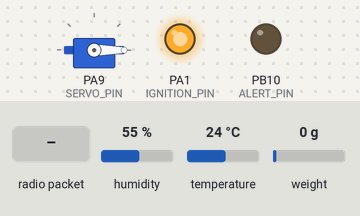
This sketch was run on a simulated STM32 Blue Pill. On the bench: servo, output pins drawn as LEDs (lit = HIGH). Inputs (shaded band) come from the test bench; at power-on: humidity 55 %, temperature 24 °C, weight on the scale 0 g. No radio packets arrive unless stated; what the sketch prints to the serial monitor is not drawn.

Above: at 7.9 s.
8.0 s: radio packet "A" arrives
At 8.6 s:
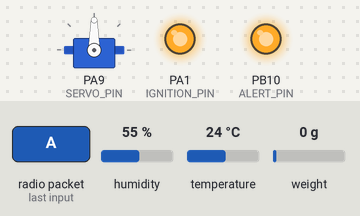
At 9.4 s:
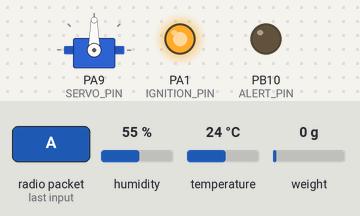
10.6 s: radio packet "S" arrives
At 11.3 s:
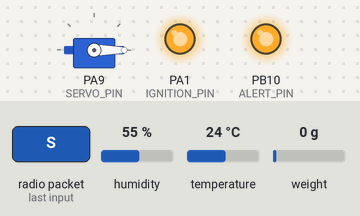
Timing chart, 0 to 13.6 s (numbered marks = the images above; inputs shaded):
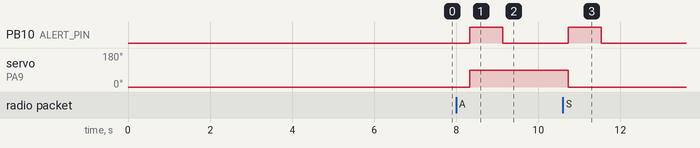

The sketch:

LaunchPadCKT.ino
```cpp
/**
 * DhumketuX LaunchPad (STM32 Bluepill) — ASCII CSV over LoRa
 * Author: Prepared for DhumketuX by ChatGPT (GPT-5 Thinking)
 *
 * CSV line ~10 Hz: "thrustN,tempC,humidity%,state"
 * Commands from GS: Z(handshake beep), A(arm), S(safe), L(30s countdown), T(test tone)
 *
 * Pin map (matches your latest share):
 *   LoRa RA-02  : CS=PA4, RST=PA3, DIO0=PA2   (SCK/MISO/MOSI = PA5/PA6/PA7)
 *   HX711       : DOUT=PB0, SCK=PB1
 *   DHT22       : DATA=PA8
 *   SafetyServo : PWM=PA9  (0°=locked, 90°=armed)
 *   Ignition    : PC13 (active-LOW, 300 ms pulse)
 *   Alert/Buzzer: PB10 (HIGH=on)
 *
 * Notes:
 * - Keep proper 433 MHz antennas on both RA-02 units.
 * - Power RA-02 from a solid 3.3 V rail.
 * - Calibrate HX711 (set hx_scale) in the field for accurate Newtons.
 */

#include <SPI.h>
#include <LoRa.h>
#include <Servo.h>
#include <DHT.h>
#include <HX711.h>

// ======== Pin map ========
#define LORA_CS_PIN       PA4
#define LORA_RST_PIN      PA3
#define LORA_DIO0_PIN     PA2

#define HX_DOUT_PIN       PB0
#define HX_SCK_PIN        PB1

#define DHT_PIN           PB15
#define DHT_TYPE          DHT22

#define SERVO_PIN         PA9
#define IGNITION_PIN      PA1      // Active-LOW relay
#define ALERT_PIN         PB10      // Buzzer/LED

// ======== LoRa radio ========
#define LORA_FREQ_HZ      433E6
#define LORA_SF           10        // must match GS
#define LORA_CR_DEN       5         // coding rate 4/5
// keep bandwidth/syncword defaults to match GS defaults
#define LORA_TX_POWER     10        // 2..20 (RA-02 PA_BOOST)

// ======== Timing ========
#define TELEMETRY_MS      100UL     // ~10 Hz CSV
#define SENSOR_MS         2000UL    // DHT refresh
#define COUNTDOWN_MS      30000UL
#define IGNITION_PULSE_MS 300UL
#define FEEDBACK_PULSE_MS 50UL
#define HANDSHAKE_BEEP_MS 500UL

// ======== Servo positions ========
#define SERVO_LOCK_DEG    0
#define SERVO_ARM_DEG     90

// ======== State machine ========
enum State : uint8_t {
  DISARMED = 0,
  ARMED    = 1,
  COUNTDOWN = 2,
  IGNITION = 3
};

State state = DISARMED;

// ======== Globals ========
DHT dht(DHT_PIN, DHT_TYPE);
HX711 hx;
Servo safetyServo;

unsigned long t_lastTx = 0;
unsigned long t_lastSense = 0;
unsigned long t_sequence = 0;
unsigned long t_cmdPulse = 0;

float g_temp = 27.0f;   // seeded for normal-looking values
float g_humi = 55.0f;   // seeded for normal-looking values
float g_thrustN = 0.0f;

long  hx_offset = 0;         // tare offset (set at boot)
float hx_scale  = 100000.0f; // placeholder; set in field: counts per kg

// thrust smoothing
#define THR_AVG_N 8
float thr_hist[THR_AVG_N] = {0};
uint8_t thr_idx = 0;
uint8_t thr_count = 0;

// ======== Helpers ========
static void setSafety(bool locked) {
  if (!safetyServo.attached()) safetyServo.attach(SERVO_PIN);
  safetyServo.write(locked ? SERVO_LOCK_DEG : SERVO_ARM_DEG);
}

static void pulseAlert(unsigned ms) {
  digitalWrite(ALERT_PIN, HIGH);
  delay(ms);
  digitalWrite(ALERT_PIN, LOW);
}

static float readThrustN_raw() {
  long raw = hx.read_average(8);
  long net = raw - hx_offset;
  float mass_kg = (float)net / hx_scale;   // requires field calibration
  float N = mass_kg * 9.81f;
  if (N < 0) N = 0;                         // no negative thrust
  return N;
}

static float smoothThrust(float sampleN) {
  thr_hist[thr_idx] = sampleN;
  thr_idx = (thr_idx + 1) % THR_AVG_N;
  if (thr_count < THR_AVG_N) thr_count++;

  float sum = 0;
  for (uint8_t i = 0; i < thr_count; i++) sum += thr_hist[i];
  float avg = sum / (float)thr_count;

  // Optional tiny-noise floor clamp
  if (avg < 0.05f) avg = 0.0f; // <0.05 N treated as zero
  return avg;
}

static void readEnv() {
  float t = dht.readTemperature();
  float h = dht.readHumidity();
  // keep last good to avoid NaN holes
  if (!isnan(t)) g_temp = t;
  if (!isnan(h)) g_humi = h;
}

static void sendCSV() {
  // compute thrust → smooth → send
  float rawN = readThrustN_raw();
  g_thrustN = smoothThrust(rawN);

  // sanitize in case of edge anomalies
  float th = isnan(g_thrustN) ? 0.0f : g_thrustN;
  float tp = isnan(g_temp)    ? 27.0f : g_temp;
  float hm = isnan(g_humi)    ? 55.0f : g_humi;

  LoRa.beginPacket();
  LoRa.print(th, 2); LoRa.print(',');
  LoRa.print(tp, 1); LoRa.print(',');
  LoRa.print(hm, 1); LoRa.print(',');
  LoRa.print((int)state);
  LoRa.endPacket(true);
}

// ======== Command handling ========
static void handleCommand(uint8_t c) {
  const unsigned long now = millis();
  switch (c) {
    case 'Z':  // handshake/beep
      t_cmdPulse = now;
      pulseAlert(HANDSHAKE_BEEP_MS);
      break;

    case 'A':  // arm
      if (state == DISARMED) {
        state = ARMED;
        setSafety(false);
      }
      t_cmdPulse = now;
      break;

    case 'S':  // safe/disarm
      state = DISARMED;
      setSafety(true);
      digitalWrite(IGNITION_PIN, HIGH); // ensure off
      t_cmdPulse = now;
      break;

    case 'L':  // 30 s countdown then ignition
      if (state == ARMED) {
        state = COUNTDOWN;
        t_sequence = now;
      }
      t_cmdPulse = now;
      break;

    case 'T':  // 4 s test tone/flash while armed
      if (state == ARMED) {
        pulseAlert(4000);
      }
      t_cmdPulse = now;
      break;

    default:
      break;
  }
}

static void pollLoRaRx() {
  int sz = LoRa.parsePacket();
  if (sz <= 0) return;
  int last = -1;
  while (LoRa.available()) last = LoRa.read();
  if (last >= 0) handleCommand((uint8_t)last);
}

// ======== Sequences ========
static void runSequences() {
  const unsigned long now = millis();

  if (state == COUNTDOWN) {
    unsigned long elapsed = now - t_sequence;
    if (elapsed >= COUNTDOWN_MS) {
      state = IGNITION;
      t_sequence = now;
    } else {
      // gentle tick (visual) during countdown
      static unsigned long t_lastBlink = 0;
      unsigned long remain = COUNTDOWN_MS - elapsed;
      unsigned long interval = (remain > 10000UL) ? 1000UL : 200UL;
      if (now - t_lastBlink >= interval) {
        digitalWrite(ALERT_PIN, HIGH);
        delay(60);
        digitalWrite(ALERT_PIN, LOW);
        t_lastBlink = now;
      }
    }
  }

  if (state == IGNITION) {
    if (now - t_sequence < IGNITION_PULSE_MS) {
      digitalWrite(IGNITION_PIN, LOW);  // active-LOW pulse
      digitalWrite(ALERT_PIN, HIGH);
    } else {
      digitalWrite(IGNITION_PIN, HIGH);
      digitalWrite(ALERT_PIN, LOW);
      state = DISARMED;                 // auto-safe
      setSafety(true);
    }
  }

  // brief visual pulse on recent command (if not igniting)
  if (state != IGNITION) {
    if (now - t_cmdPulse < FEEDBACK_PULSE_MS) digitalWrite(ALERT_PIN, HIGH);
    else digitalWrite(ALERT_PIN, LOW);
  }
}

// ======== Arduino lifecycle ========
void setup() {
  pinMode(ALERT_PIN, OUTPUT);
  digitalWrite(ALERT_PIN, LOW);

  pinMode(IGNITION_PIN, OUTPUT);
  digitalWrite(IGNITION_PIN, HIGH); // idle HIGH (inactive for active-LOW)

  Serial.begin(115200);

  // Sensors
  dht.begin();
  hx.begin(HX_DOUT_PIN, HX_SCK_PIN);
  delay(300);
  // Tare HX711
  long sum = 0;
  for (int i = 0; i < 16; i++) sum += hx.read_average(4);
  hx_offset = sum / 16;

  // Seed smoothing buffer to zero thrust
  for (uint8_t i = 0; i < THR_AVG_N; i++) thr_hist[i] = 0.0f;

  // Safety locked on boot
  setSafety(true);

  // LoRa
  LoRa.setPins(LORA_CS_PIN, LORA_RST_PIN, LORA_DIO0_PIN);
  if (!LoRa.begin(LORA_FREQ_HZ)) {
    // Fatal: steady blink forever
    while (1) {
      digitalWrite(ALERT_PIN, HIGH); delay(200);
      digitalWrite(ALERT_PIN, LOW);  delay(200);
    }
  }
  LoRa.setSpreadingFactor(LORA_SF);
  LoRa.setCodingRate4(LORA_CR_DEN);
  LoRa.setTxPower(LORA_TX_POWER);

  // First env snapshot
  readEnv();

  Serial.println("LP ready: ASCII CSV @ 433E6, SF10, CR4/5 (DhumketuX).");
}

void loop() {
  const unsigned long now = millis();

  runSequences();

  if (now - t_lastSense >= SENSOR_MS) {
    t_lastSense = now;
    readEnv();
  }

  if (now - t_lastTx >= TELEMETRY_MS) {
    t_lastTx = now;
    sendCSV();
  }

  pollLoRaRx();
}
```

Measured:
- after the input at 8.0 s, PB10 (ALERT_PIN): LOW → HIGH after 0.33 s, → LOW 0.80 s later; servo on PA9 (SERVO_PIN): 0° → 90° after 0.33 s
- after the input at 10.6 s, PB10 (ALERT_PIN): LOW → HIGH after 0.13 s, → LOW 0.80 s later; servo on PA9 (SERVO_PIN): 90° → 0° after 0.13 s
